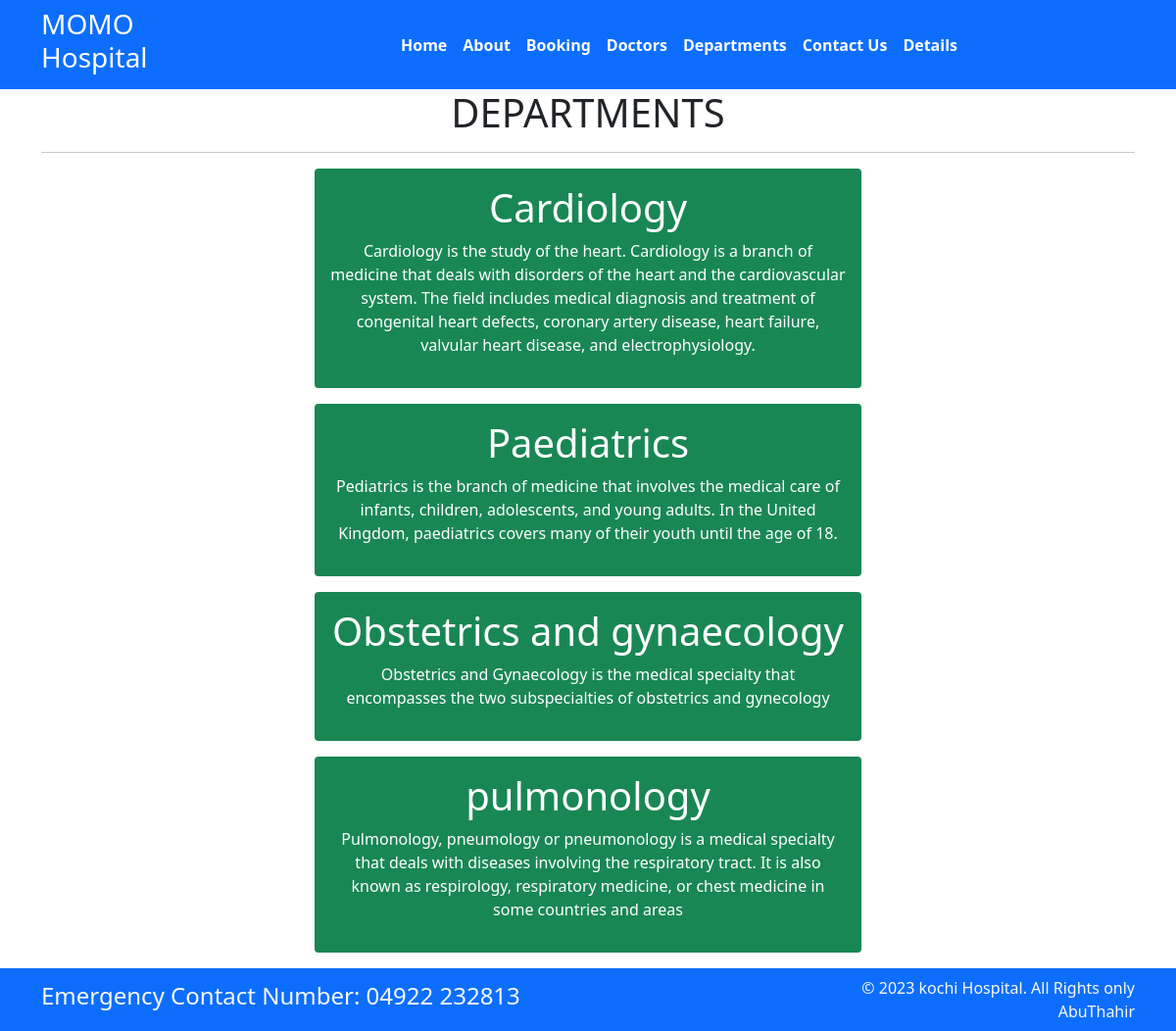
Page /department/ on the committed database.
### app/models.py (models this page shows, shortened)
class Department(models.Model):
    dep_name = models.CharField(max_length=100)
    dep_decription = models.TextField()

### app/views.py (the view)
# urls.py: path('department/',views.department,name="department"),
def department(request):
    dict_dept={
        'dept': Department.objects.all()
    }
    return render(request,'department.html',dict_dept)

### templates/department.html (shortened to what this page needs)
{% extends 'base.html' %}
{% block content%}
<center>
<h1>DEPARTMENTS</h1>
<hr>
{% for d in dept %}
<div class="max-auto w-50 bg-success text-center text-white p-3 my-3 boarder-warning rounded">
    <h1>{{d.dep_name}}</h1>
    <p>{{d.dep_decription}}</p>
</div>
{% endfor %}
</center>
{% endblock %}

### rows in the picture
Department: dep_name "Cardiology", dep_decription "Cardiology is the study of the heart. Cardiology is a branch of medicine that deals with disorders of the heart and the cardiovascular system. The field includes medical diagnosis and treatment of congenital heart defects, coronary artery disease, heart failure, valvular heart disease, and electrophysiology."
Department: dep_name "Paediatrics", dep_decription "Pediatrics is the branch of medicine that involves the medical care of infants, children, adolescents, and young adults. In the United Kingdom, paediatrics covers many of their youth until the age of 18."
Department: dep_name "Obstetrics and gynaecology", dep_decription "Obstetrics and Gynaecology is the medical specialty that encompasses the two subspecialties of obstetrics and gynecology"
Department: dep_name "pulmonology", dep_decription "Pulmonology, pneumology or pneumonology is a medical specialty that deals with diseases involving the respiratory tract. It is also known as respirology, respiratory medicine, or chest medicine in some countries and areas"
